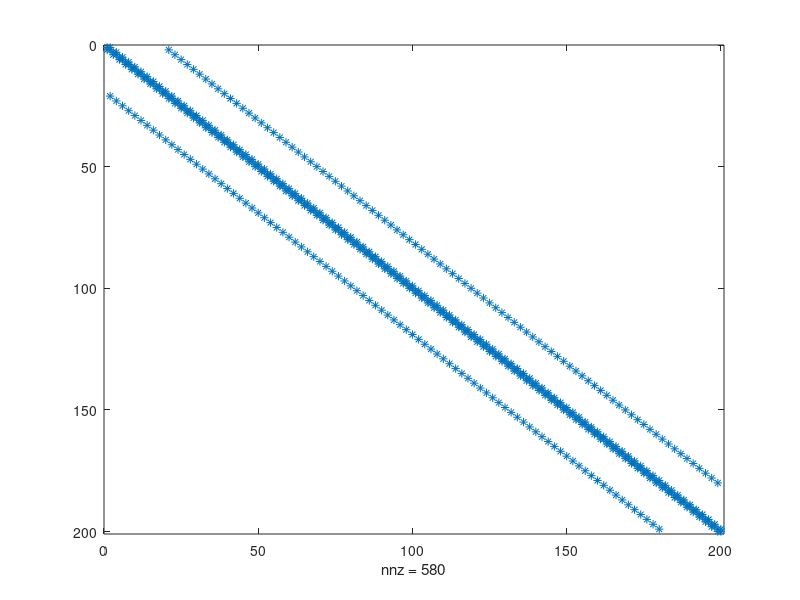

The MATLAB source for this figure: (Note: this script raises an error after producing the figure.)
clear all;
close all;

p.NumBowties = 100;
p.REmitter = 1; % 1 ohm 
p.RCollector = 1; % 1 ohm 
%p.Area = 0.0001; % need to actually get a reasonable estimate  
p.Area = 5e-18; % 5 nm^2
%p.Beta = 0.9; % enhancement factor 
p.Beta = 25; % enhancement factor 
p.Distance = 10; % 10 nm
p.workFunction = 5.1; % work function of gold 
p.CemitterCollector = 2; % f farad
p.Cparasitic = 0.05; % 0.1 f farad
% p.Radius = 1; % 1 nm?
p.Radius = 10; % 1 nm
p.taby = csvread('rspa20140811supp3.csv');    
% number of rows
p.row = 10;
% number of columns 
p.col = 10;
p.Ccoupling = 0.03;
%u.jnano = 1;

v1 = 5;
v2 = 0;
u.vEmitter =  v1/p.REmitter;
u.vCollector = v2/p.RCollector;

C = zeros(2*p.NumBowties);
G = zeros(2*p.NumBowties);
% Stamp C and invert; stamp G
for i = 1:2*p.NumBowties
    C(i,i) = p.CemitterCollector+p.Cparasitic;
    if mod(i,2) == 1
        C(i,i+1)= C(i,i+1)-p.CemitterCollector;
        G(i,i) = G(i,i) -1./(p.REmitter);
        if  i> 2*p.row
            C(i,i) = C(i,i) + p.Ccoupling;
            C(i,i-2*p.row+1) = C(i,i-2*p.row+1) -p.Ccoupling;
        end 
    else
        C(i,i-1)= C(i,i-1) -p.CemitterCollector;
        G(i,i) = -1./(p.RCollector);
        if i<= 2*p.row*(p.col-1)
            C(i,i) = C(i,i) + p.Ccoupling;
            C(i,i+2*p.row-1) = C(i,i+2*p.row-1) - p.Ccoupling;
        end
    end
end
figure;
spy(C)
issymmetric(C)
mean(sum(C,2))
issymmetric(G)
p.invC = inv(C);
p.CG = p.invC*G;

x0 = zeros(2*p.NumBowties, 1);

t_stop = 8;
t_start = 0;
timestep = 0.0005;

% Implement forward euler
X = ForwardEulerNew(@eval_f2, x0,p,u,t_start,t_stop,timestep);
t = t_start:timestep:t_stop;
figure;
plot(t, X(5,:))
hold on;
plot(t, X(6,:))
plot(t, X(5+4*p.col,:))
plot(t, X(6+4*p.col,:))
plot(t, X(5+2*(p.row-1)*p.col, :))
plot(t, X(6+2*(p.row-1)*p.col, :))
legend('vodd1','veven1','vodd2','veven2','vodd3','veven3')
title('Internal node voltages over time','FontSize', 8)
xlabel('Time (fs)')
ylabel('Voltage (V)')
hold off;

